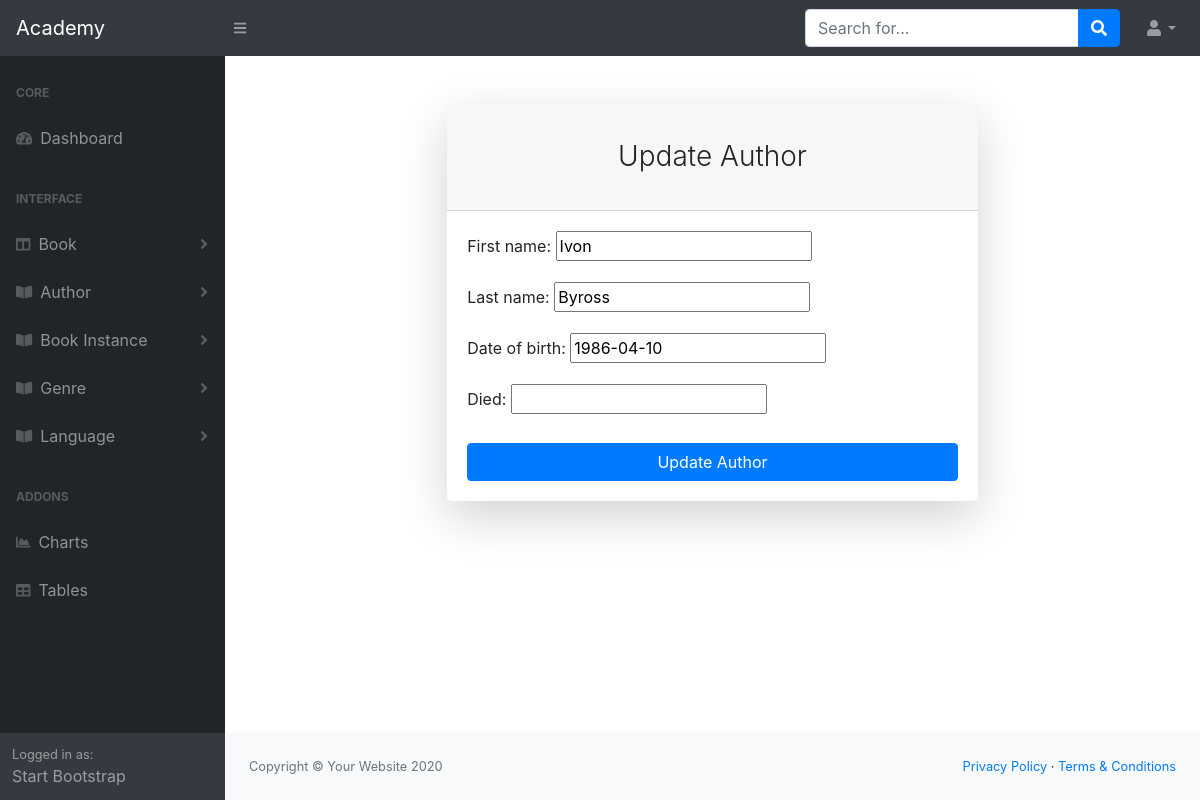
Page /author/update/2 on the committed database.
### libraryapp/models.py (models this page shows, shortened)
class Author(models.Model):
    first_name = models.CharField(max_length=100)
    last_name = models.CharField(max_length=100)
    date_of_birth = models.DateField(null=True, blank=True)
    date_of_death = models.DateField('died', null=True, blank=True)
    class Meta:
        ordering = ['last_name', 'first_name']

### libraryapp/views.py (the view)
# urls.py: path('author/update/<int:pk>', views.AuthorUpdateView.as_view(), name='author_update'),
class AuthorUpdateView(UpdateView):
    model = Author
    template_name = 'academy/author_form.html'
    fields = [
        "first_name",
        "last_name",
        "date_of_birth",
        "date_of_death",
    ]
    success_url = reverse_lazy('academy:author_list')

### templates/academy/author_form.html (shortened to what this page needs)
{% extends 'academy/base.html' %}
{% block body %}
     <div class="container">
                        <div class="row justify-content-center">
                            <div class="col-lg-7">
                                <div class="card shadow-lg border-0 rounded-lg mt-5">
                                    <div class="card-header"><h3 class="text-center font-weight-light my-4">Update Author</h3></div>
                                    <div class="card-body">
                                        <form method="post" action="{% url 'academy:author_update' author.id  %}" >
                                            {{ form.as_p }}
                                            <div class="form-group mt-4 mb-0"><input type="submit" value="Update Author" class="btn btn-primary btn-block" ></input></div>
                                        </form>
                                    </div>
                                </div>
                            </div>
                        </div>
                    </div>
{% endblock %}

### rows in the picture
Author: first_name "Ivon", last_name "Byross", date_of_birth "1986-04-10"
